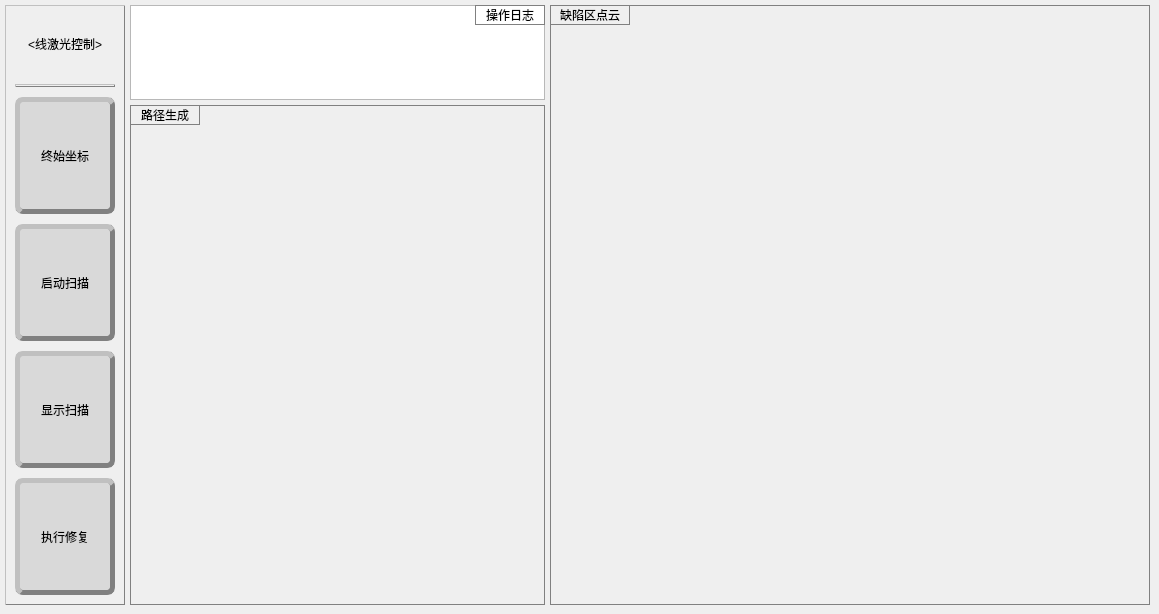
       <widget class="QWidget" name="LL">
        <attribute name="title">
         <string>线激光</string>
        </attribute>
        <widget class="QWidget" name="widget_6" native="true">
         <property name="geometry">
          <rect>
           <x>5</x>
           <y>5</y>
           <width>120</width>
           <height>600</height>
          </rect>
         </property>
         <property name="styleSheet">
          <string notr="true">QWidget{
	border:1px outset gray;
}</string>
         </property>
         <layout class="QVBoxLayout" name="verticalLayout_4" stretch="2,0,4,4,4,4">
          <property name="spacing">
           <number>10</number>
          </property>
          <property name="leftMargin">
           <number>10</number>
          </property>
          <property name="topMargin">
           <number>10</number>
          </property>
          <property name="rightMargin">
           <number>10</number>
          </property>
          <property name="bottomMargin">
           <number>10</number>
          </property>
          <item>
           <widget class="QLabel" name="label_35">
            <property name="styleSheet">
             <string notr="true">QLabel{
	font:12pt&quot;微软雅黑&quot;;
	border:none;
}</string>
            </property>
            <property name="text">
             <string>&lt;线激光控制&gt;</string>
            </property>
            <property name="alignment">
             <set>Qt::AlignCenter</set>
            </property>
           </widget>
          </item>
          <item>
           <widget class="Line" name="line_3">
            <property name="orientation">
             <enum>Qt::Horizontal</enum>
            </property>
           </widget>
          </item>
          <item>
           <widget class="QPushButton" name="LL_machine">
            <property name="sizePolicy">
             <sizepolicy hsizetype="Expanding" vsizetype="Fixed">
              <horstretch>0</horstretch>
              <verstretch>0</verstretch>
             </sizepolicy>
            </property>
            <property name="maximumSize">
             <size>
              <width>200</width>
              <height>200</height>
             </size>
            </property>
            <property name="cursor">
             <cursorShape>PointingHandCursor</cursorShape>
            </property>
            <property name="styleSheet">
             <string notr="true">QPushButton{
background-color: rgb(217, 217, 217);
color: rgb(0,0,0);  
border-radius:8px;
font:12pt &quot;微软雅黑&quot;;
border:5px outset gray;
}
QPushButton::hover{
background-color: rgb(200, 200, 200);
color: rgb(0,0,0);  
border-radius:8px;
font:12pt &quot;微软雅黑&quot;;
border:5px groove gray;
}</string>
            </property>
            <property name="text">
             <string>终始坐标</string>
            </property>
           </widget>
          </item>
          <item>
           <widget class="QPushButton" name="LL_data">
            <property name="sizePolicy">
             <sizepolicy hsizetype="Expanding" vsizetype="Fixed">
              <horstretch>0</horstretch>
              <verstretch>0</verstretch>
             </sizepolicy>
            </property>
            <property name="maximumSize">
             <size>
              <width>200</width>
              <height>200</height>
             </size>
            </property>
            <property name="cursor">
             <cursorShape>PointingHandCursor</cursorShape>
            </property>
            <property name="styleSheet">
             <string notr="true">QPushButton{
background-color: rgb(217, 217, 217);
color: rgb(0,0,0);  
border-radius:8px;
font:12pt &quot;微软雅黑&quot;;
border:5px outset gray;
}
QPushButton::hover{
background-color: rgb(200, 200, 200);
color: rgb(0,0,0);  
border-radius:8px;
font:12pt &quot;微软雅黑&quot;;
border:5px groove gray;
}</string>
            </property>
            <property name="text">
             <string>启动扫描</string>
            </property>
           </widget>
          </item>
          <item>
           <widget class="QPushButton" name="LL_start">
            <property name="sizePolicy">
             <sizepolicy hsizetype="Expanding" vsizetype="Fixed">
              <horstretch>0</horstretch>
              <verstretch>0</verstretch>
             </sizepolicy>
            </property>
            <property name="maximumSize">
             <size>
              <width>200</width>
              <height>200</height>
             </size>
            </property>
            <property name="cursor">
             <cursorShape>PointingHandCursor</cursorShape>
            </property>
            <property name="styleSheet">
             <string notr="true">QPushButton{
background-color: rgb(217, 217, 217);
color: rgb(0,0,0);  
border-radius:8px;
font:12pt &quot;微软雅黑&quot;;
border:5px outset gray;
}
QPushButton::hover{
background-color: rgb(200, 200, 200);
color: rgb(0,0,0);  
border-radius:8px;
font:12pt &quot;微软雅黑&quot;;
border:5px groove gray;
}</string>
            </property>
            <property name="text">
             <string>显示扫描</string>
            </property>
           </widget>
          </item>
          <item>
           <widget class="QPushButton" name="LL_stop">
            <property name="sizePolicy">
             <sizepolicy hsizetype="Expanding" vsizetype="Fixed">
              <horstretch>0</horstretch>
              <verstretch>0</verstretch>
             </sizepolicy>
            </property>
            <property name="maximumSize">
             <size>
              <width>200</width>
              <height>200</height>
             </size>
            </property>
            <property name="cursor">
             <cursorShape>PointingHandCursor</cursorShape>
            </property>
            <property name="styleSheet">
             <string notr="true">QPushButton{
background-color: rgb(217, 217, 217);
color: rgb(0,0,0);  
border-radius:8px;
font:12pt &quot;微软雅黑&quot;;
border:5px outset gray;
}
QPushButton::hover{
background-color: rgb(200, 200, 200);
color: rgb(0,0,0);  
border-radius:8px;
font:12pt &quot;微软雅黑&quot;;
border:5px groove gray;
}</string>
            </property>
            <property name="text">
             <string>执行修复</string>
            </property>
           </widget>
          </item>
         </layout>
        </widget>
        <widget class="QLabel" name="LL_RD_1_background">
         <property name="geometry">
          <rect>
           <x>550</x>
           <y>5</y>
           <width>600</width>
           <height>600</height>
          </rect>
         </property>
         <property name="styleSheet">
          <string notr="true">QLabel{
	border:1px solid gray;
}</string>
         </property>
         <property name="text">
          <string/>
         </property>
        </widget>
        <widget class="QWidget" name="LL_RD_1" native="true">
         <property name="geometry">
          <rect>
           <x>560</x>
           <y>15</y>
           <width>581</width>
           <height>581</height>
          </rect>
         </property>
         <layout class="QGridLayout" name="gridLayout_3">
          <item row="0" column="0">
           <layout class="QGridLayout" name="grid_display"/>
          </item>
         </layout>
        </widget>
        <widget class="QTextBrowser" name="textBrowser_ll">
         <property name="geometry">
          <rect>
           <x>130</x>
           <y>5</y>
           <width>415</width>
           <height>95</height>
          </rect>
         </property>
         <property name="styleSheet">
          <string notr="true">QTextBrowser{
    font:8pt&quot;微软雅黑&quot;;
}</string>
         </property>
        </widget>
        <widget class="QLabel" name="LL_path">
         <property name="geometry">
          <rect>
           <x>130</x>
           <y>105</y>
           <width>415</width>
           <height>500</height>
          </rect>
         </property>
         <property name="styleSheet">
          <string notr="true">QLabel{
	border:1px solid gray;
	font:10pt&quot;微软雅黑&quot;;
}</string>
         </property>
         <property name="text">
          <string/>
         </property>
        </widget>
        <widget class="QLabel" name="label_36">
         <property name="geometry">
          <rect>
           <x>475</x>
           <y>5</y>
           <width>70</width>
           <height>20</height>
          </rect>
         </property>
         <property name="styleSheet">
          <string notr="true">QLabel{
	border:1px solid gray;
	font:10pt &quot;微软雅黑&quot;;
	background-color:none;
}</string>
         </property>
         <property name="text">
          <string>操作日志</string>
         </property>
         <property name="alignment">
          <set>Qt::AlignCenter</set>
         </property>
        </widget>
        <widget class="QLabel" name="label_48">
         <property name="geometry">
          <rect>
           <x>130</x>
           <y>105</y>
           <width>70</width>
           <height>20</height>
          </rect>
         </property>
         <property name="styleSheet">
          <string notr="true">QLabel{
	border:1px solid gray;
	font:10pt &quot;微软雅黑&quot;;
	background-color:none;
}</string>
         </property>
         <property name="text">
          <string>路径生成</string>
         </property>
         <property name="alignment">
          <set>Qt::AlignCenter</set>
         </property>
        </widget>
        <widget class="QLabel" name="label_49">
         <property name="geometry">
          <rect>
           <x>550</x>
           <y>5</y>
           <width>80</width>
           <height>20</height>
          </rect>
         </property>
         <property name="styleSheet">
          <string notr="true">QLabel{
	border:1px solid gray;
	font:10pt &quot;微软雅黑&quot;;
	background-color:none;
}</string>
         </property>
         <property name="text">
          <string>缺陷区点云</string>
         </property>
         <property name="alignment">
          <set>Qt::AlignCenter</set>
         </property>
        </widget>
       </widget>
